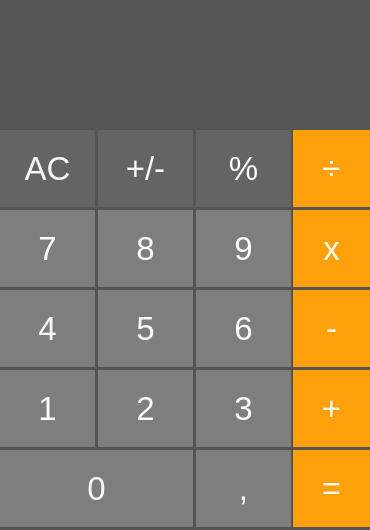
<?xml version="1.0" encoding="UTF-8"?>
<ui version="4.0">
 <class>MainWindow</class>
 <widget class="QMainWindow" name="MainWindow">
  <property name="enabled">
   <bool>true</bool>
  </property>
  <property name="geometry">
   <rect>
    <x>0</x>
    <y>0</y>
    <width>370</width>
    <height>530</height>
   </rect>
  </property>
  <property name="sizePolicy">
   <sizepolicy hsizetype="Fixed" vsizetype="Fixed">
    <horstretch>0</horstretch>
    <verstretch>0</verstretch>
   </sizepolicy>
  </property>
  <property name="minimumSize">
   <size>
    <width>370</width>
    <height>530</height>
   </size>
  </property>
  <property name="maximumSize">
   <size>
    <width>370</width>
    <height>530</height>
   </size>
  </property>
  <property name="sizeIncrement">
   <size>
    <width>0</width>
    <height>0</height>
   </size>
  </property>
  <property name="baseSize">
   <size>
    <width>0</width>
    <height>0</height>
   </size>
  </property>
  <property name="windowTitle">
   <string>Calculator</string>
  </property>
  <property name="windowIcon">
   <iconset theme="QIcon::ThemeIcon::DialogWarning"/>
  </property>
  <property name="windowOpacity">
   <double>1.000000000000000</double>
  </property>
  <property name="layoutDirection">
   <enum>Qt::LayoutDirection::LeftToRight</enum>
  </property>
  <property name="autoFillBackground">
   <bool>false</bool>
  </property>
  <property name="styleSheet">
   <string notr="true">background-color: rgb(84, 84, 84);
border: none;
padding: 0px;
margin: 0px;</string>
  </property>
  <widget class="QWidget" name="centralwidget">
   <property name="sizePolicy">
    <sizepolicy hsizetype="Fixed" vsizetype="Fixed">
     <horstretch>0</horstretch>
     <verstretch>0</verstretch>
    </sizepolicy>
   </property>
   <property name="minimumSize">
    <size>
     <width>370</width>
     <height>530</height>
    </size>
   </property>
   <property name="maximumSize">
    <size>
     <width>370</width>
     <height>530</height>
    </size>
   </property>
   <layout class="QGridLayout" name="gridLayout_2">
    <property name="leftMargin">
     <number>0</number>
    </property>
    <property name="topMargin">
     <number>4</number>
    </property>
    <property name="rightMargin">
     <number>0</number>
    </property>
    <property name="bottomMargin">
     <number>0</number>
    </property>
    <property name="horizontalSpacing">
     <number>7</number>
    </property>
    <property name="verticalSpacing">
     <number>0</number>
    </property>
    <item row="2" column="3">
     <widget class="QPushButton" name="btn_mult">
      <property name="sizePolicy">
       <sizepolicy hsizetype="Fixed" vsizetype="Fixed">
        <horstretch>0</horstretch>
        <verstretch>0</verstretch>
       </sizepolicy>
      </property>
      <property name="minimumSize">
       <size>
        <width>77</width>
        <height>70</height>
       </size>
      </property>
      <property name="maximumSize">
       <size>
        <width>77</width>
        <height>80</height>
       </size>
      </property>
      <property name="font">
       <font>
        <pointsize>25</pointsize>
       </font>
      </property>
      <property name="focusPolicy">
       <enum>Qt::FocusPolicy::NoFocus</enum>
      </property>
      <property name="styleSheet">
       <string notr="true">background-color: rgb(254, 160, 10);
color: rgb(250, 250, 250);
border: none;</string>
      </property>
      <property name="text">
       <string>x</string>
      </property>
      <property name="checkable">
       <bool>true</bool>
      </property>
      <property name="autoDefault">
       <bool>false</bool>
      </property>
      <property name="default">
       <bool>false</bool>
      </property>
      <property name="flat">
       <bool>false</bool>
      </property>
     </widget>
    </item>
    <item row="4" column="1">
     <widget class="QPushButton" name="btn_number2">
      <property name="sizePolicy">
       <sizepolicy hsizetype="Fixed" vsizetype="Fixed">
        <horstretch>0</horstretch>
        <verstretch>0</verstretch>
       </sizepolicy>
      </property>
      <property name="minimumSize">
       <size>
        <width>95</width>
        <height>77</height>
       </size>
      </property>
      <property name="maximumSize">
       <size>
        <width>90</width>
        <height>77</height>
       </size>
      </property>
      <property name="font">
       <font>
        <pointsize>25</pointsize>
       </font>
      </property>
      <property name="focusPolicy">
       <enum>Qt::FocusPolicy::NoFocus</enum>
      </property>
      <property name="styleSheet">
       <string notr="true">QPushButton {
background-color: rgb(126, 126, 126);
color: rgb(250, 250, 250);
border: none;
}


QPushButton:hover {
background-color: rgb(135, 135, 135);
}</string>
      </property>
      <property name="text">
       <string>2</string>
      </property>
      <property name="checkable">
       <bool>true</bool>
      </property>
      <property name="autoDefault">
       <bool>false</bool>
      </property>
      <property name="default">
       <bool>false</bool>
      </property>
      <property name="flat">
       <bool>false</bool>
      </property>
     </widget>
    </item>
    <item row="3" column="0">
     <widget class="QPushButton" name="btn_number4">
      <property name="sizePolicy">
       <sizepolicy hsizetype="Fixed" vsizetype="Fixed">
        <horstretch>0</horstretch>
        <verstretch>0</verstretch>
       </sizepolicy>
      </property>
      <property name="minimumSize">
       <size>
        <width>95</width>
        <height>77</height>
       </size>
      </property>
      <property name="maximumSize">
       <size>
        <width>95</width>
        <height>77</height>
       </size>
      </property>
      <property name="font">
       <font>
        <pointsize>25</pointsize>
       </font>
      </property>
      <property name="focusPolicy">
       <enum>Qt::FocusPolicy::NoFocus</enum>
      </property>
      <property name="styleSheet">
       <string notr="true">QPushButton {
background-color: rgb(126, 126, 126);
color: rgb(250, 250, 250);
border: none;
}


QPushButton:hover {
background-color: rgb(135, 135, 135);
}</string>
      </property>
      <property name="text">
       <string>4</string>
      </property>
      <property name="checkable">
       <bool>true</bool>
      </property>
      <property name="autoDefault">
       <bool>false</bool>
      </property>
      <property name="default">
       <bool>false</bool>
      </property>
      <property name="flat">
       <bool>false</bool>
      </property>
     </widget>
    </item>
    <item row="4" column="3">
     <widget class="QPushButton" name="btn_plus">
      <property name="sizePolicy">
       <sizepolicy hsizetype="Fixed" vsizetype="Fixed">
        <horstretch>0</horstretch>
        <verstretch>0</verstretch>
       </sizepolicy>
      </property>
      <property name="minimumSize">
       <size>
        <width>77</width>
        <height>70</height>
       </size>
      </property>
      <property name="maximumSize">
       <size>
        <width>77</width>
        <height>80</height>
       </size>
      </property>
      <property name="font">
       <font>
        <pointsize>25</pointsize>
       </font>
      </property>
      <property name="focusPolicy">
       <enum>Qt::FocusPolicy::NoFocus</enum>
      </property>
      <property name="styleSheet">
       <string notr="true">background-color: rgb(254, 160, 10);
color: rgb(250, 250, 250);
border: none;</string>
      </property>
      <property name="text">
       <string>+</string>
      </property>
      <property name="checkable">
       <bool>true</bool>
      </property>
      <property name="autoDefault">
       <bool>false</bool>
      </property>
      <property name="default">
       <bool>false</bool>
      </property>
      <property name="flat">
       <bool>false</bool>
      </property>
     </widget>
    </item>
    <item row="1" column="0">
     <widget class="QPushButton" name="btn_clear">
      <property name="sizePolicy">
       <sizepolicy hsizetype="Fixed" vsizetype="Fixed">
        <horstretch>0</horstretch>
        <verstretch>0</verstretch>
       </sizepolicy>
      </property>
      <property name="minimumSize">
       <size>
        <width>95</width>
        <height>77</height>
       </size>
      </property>
      <property name="maximumSize">
       <size>
        <width>95</width>
        <height>77</height>
       </size>
      </property>
      <property name="font">
       <font>
        <pointsize>25</pointsize>
       </font>
      </property>
      <property name="focusPolicy">
       <enum>Qt::FocusPolicy::NoFocus</enum>
      </property>
      <property name="styleSheet">
       <string notr="true">QPushButton {
background-color: rgb(100, 100, 100);
color: rgb(250, 250, 250);
border: none;
}


QPushButton:hover {
background-color: rgb(90, 90, 90);
}</string>
      </property>
      <property name="text">
       <string>AC</string>
      </property>
      <property name="checkable">
       <bool>true</bool>
      </property>
      <property name="autoDefault">
       <bool>false</bool>
      </property>
      <property name="default">
       <bool>false</bool>
      </property>
      <property name="flat">
       <bool>false</bool>
      </property>
     </widget>
    </item>
    <item row="4" column="2">
     <widget class="QPushButton" name="btn_number3">
      <property name="sizePolicy">
       <sizepolicy hsizetype="Fixed" vsizetype="Fixed">
        <horstretch>0</horstretch>
        <verstretch>0</verstretch>
       </sizepolicy>
      </property>
      <property name="minimumSize">
       <size>
        <width>95</width>
        <height>77</height>
       </size>
      </property>
      <property name="maximumSize">
       <size>
        <width>85</width>
        <height>77</height>
       </size>
      </property>
      <property name="font">
       <font>
        <pointsize>25</pointsize>
       </font>
      </property>
      <property name="focusPolicy">
       <enum>Qt::FocusPolicy::NoFocus</enum>
      </property>
      <property name="styleSheet">
       <string notr="true">QPushButton {
background-color: rgb(126, 126, 126);
color: rgb(250, 250, 250);
border: none;
}


QPushButton:hover {
background-color: rgb(135, 135, 135);
}</string>
      </property>
      <property name="text">
       <string>3</string>
      </property>
      <property name="checkable">
       <bool>true</bool>
      </property>
      <property name="autoDefault">
       <bool>false</bool>
      </property>
      <property name="default">
       <bool>false</bool>
      </property>
      <property name="flat">
       <bool>false</bool>
      </property>
     </widget>
    </item>
    <item row="1" column="3">
     <widget class="QPushButton" name="btn_division">
      <property name="sizePolicy">
       <sizepolicy hsizetype="Fixed" vsizetype="Fixed">
        <horstretch>0</horstretch>
        <verstretch>0</verstretch>
       </sizepolicy>
      </property>
      <property name="minimumSize">
       <size>
        <width>77</width>
        <height>70</height>
       </size>
      </property>
      <property name="maximumSize">
       <size>
        <width>77</width>
        <height>80</height>
       </size>
      </property>
      <property name="font">
       <font>
        <pointsize>25</pointsize>
       </font>
      </property>
      <property name="focusPolicy">
       <enum>Qt::FocusPolicy::NoFocus</enum>
      </property>
      <property name="styleSheet">
       <string notr="true">background-color: rgb(254, 160, 10);
color: rgb(250, 250, 250);
border: none;</string>
      </property>
      <property name="text">
       <string>÷</string>
      </property>
      <property name="checkable">
       <bool>true</bool>
      </property>
      <property name="autoDefault">
       <bool>false</bool>
      </property>
      <property name="default">
       <bool>false</bool>
      </property>
      <property name="flat">
       <bool>false</bool>
      </property>
     </widget>
    </item>
    <item row="5" column="2">
     <widget class="QPushButton" name="btn_decimal">
      <property name="sizePolicy">
       <sizepolicy hsizetype="Fixed" vsizetype="Fixed">
        <horstretch>0</horstretch>
        <verstretch>0</verstretch>
       </sizepolicy>
      </property>
      <property name="minimumSize">
       <size>
        <width>95</width>
        <height>77</height>
       </size>
      </property>
      <property name="maximumSize">
       <size>
        <width>95</width>
        <height>77</height>
       </size>
      </property>
      <property name="font">
       <font>
        <pointsize>25</pointsize>
       </font>
      </property>
      <property name="focusPolicy">
       <enum>Qt::FocusPolicy::NoFocus</enum>
      </property>
      <property name="styleSheet">
       <string notr="true">QPushButton {
background-color: rgb(126, 126, 126);
color: rgb(250, 250, 250);
border: none;
}


QPushButton:hover {
background-color: rgb(135, 135, 135);
}</string>
      </property>
      <property name="text">
       <string>,</string>
      </property>
      <property name="checkable">
       <bool>true</bool>
      </property>
      <property name="autoDefault">
       <bool>false</bool>
      </property>
      <property name="default">
       <bool>false</bool>
      </property>
      <property name="flat">
       <bool>false</bool>
      </property>
     </widget>
    </item>
    <item row="3" column="1">
     <widget class="QPushButton" name="btn_number5">
      <property name="sizePolicy">
       <sizepolicy hsizetype="Fixed" vsizetype="Fixed">
        <horstretch>0</horstretch>
        <verstretch>0</verstretch>
       </sizepolicy>
      </property>
      <property name="minimumSize">
       <size>
        <width>95</width>
        <height>77</height>
       </size>
      </property>
      <property name="maximumSize">
       <size>
        <width>90</width>
        <height>77</height>
       </size>
      </property>
      <property name="font">
       <font>
        <pointsize>25</pointsize>
       </font>
      </property>
      <property name="focusPolicy">
       <enum>Qt::FocusPolicy::NoFocus</enum>
      </property>
      <property name="styleSheet">
       <string notr="true">QPushButton {
background-color: rgb(126, 126, 126);
color: rgb(250, 250, 250);
border: none;
}


QPushButton:hover {
background-color: rgb(135, 135, 135);
}</string>
      </property>
      <property name="text">
       <string>5</string>
      </property>
      <property name="checkable">
       <bool>true</bool>
      </property>
      <property name="autoDefault">
       <bool>false</bool>
      </property>
      <property name="default">
       <bool>false</bool>
      </property>
      <property name="flat">
       <bool>false</bool>
      </property>
     </widget>
    </item>
    <item row="5" column="0" colspan="2">
     <widget class="QPushButton" name="btn_number0">
      <property name="sizePolicy">
       <sizepolicy hsizetype="Fixed" vsizetype="Fixed">
        <horstretch>0</horstretch>
        <verstretch>0</verstretch>
       </sizepolicy>
      </property>
      <property name="minimumSize">
       <size>
        <width>193</width>
        <height>77</height>
       </size>
      </property>
      <property name="maximumSize">
       <size>
        <width>193</width>
        <height>77</height>
       </size>
      </property>
      <property name="font">
       <font>
        <pointsize>25</pointsize>
       </font>
      </property>
      <property name="focusPolicy">
       <enum>Qt::FocusPolicy::NoFocus</enum>
      </property>
      <property name="styleSheet">
       <string notr="true">QPushButton {
background-color: rgb(126, 126, 126);
color: rgb(250, 250, 250);
border: none;
}


QPushButton:hover {
background-color: rgb(135, 135, 135);
}</string>
      </property>
      <property name="text">
       <string>0</string>
      </property>
      <property name="checkable">
       <bool>true</bool>
      </property>
      <property name="autoDefault">
       <bool>false</bool>
      </property>
      <property name="default">
       <bool>false</bool>
      </property>
      <property name="flat">
       <bool>false</bool>
      </property>
     </widget>
    </item>
    <item row="3" column="3">
     <widget class="QPushButton" name="btn_minus">
      <property name="sizePolicy">
       <sizepolicy hsizetype="Fixed" vsizetype="Fixed">
        <horstretch>0</horstretch>
        <verstretch>0</verstretch>
       </sizepolicy>
      </property>
      <property name="minimumSize">
       <size>
        <width>77</width>
        <height>70</height>
       </size>
      </property>
      <property name="maximumSize">
       <size>
        <width>77</width>
        <height>80</height>
       </size>
      </property>
      <property name="font">
       <font>
        <pointsize>25</pointsize>
       </font>
      </property>
      <property name="focusPolicy">
       <enum>Qt::FocusPolicy::NoFocus</enum>
      </property>
      <property name="styleSheet">
       <string notr="true">background-color: rgb(254, 160, 10);
color: rgb(250, 250, 250);
border: none;</string>
      </property>
      <property name="text">
       <string>-</string>
      </property>
      <property name="checkable">
       <bool>true</bool>
      </property>
      <property name="autoDefault">
       <bool>false</bool>
      </property>
      <property name="default">
       <bool>false</bool>
      </property>
      <property name="flat">
       <bool>false</bool>
      </property>
     </widget>
    </item>
    <item row="1" column="1">
     <widget class="QPushButton" name="btn_plus_minus">
      <property name="sizePolicy">
       <sizepolicy hsizetype="Fixed" vsizetype="Fixed">
        <horstretch>0</horstretch>
        <verstretch>0</verstretch>
       </sizepolicy>
      </property>
      <property name="minimumSize">
       <size>
        <width>95</width>
        <height>77</height>
       </size>
      </property>
      <property name="maximumSize">
       <size>
        <width>90</width>
        <height>77</height>
       </size>
      </property>
      <property name="font">
       <font>
        <pointsize>25</pointsize>
       </font>
      </property>
      <property name="focusPolicy">
       <enum>Qt::FocusPolicy::NoFocus</enum>
      </property>
      <property name="styleSheet">
       <string notr="true">QPushButton {
background-color: rgb(100, 100, 100);
color: rgb(250, 250, 250);
border: none;
}


QPushButton:hover {
background-color: rgb(90, 90, 90);
}</string>
      </property>
      <property name="text">
       <string>+/-</string>
      </property>
      <property name="checkable">
       <bool>true</bool>
      </property>
      <property name="autoDefault">
       <bool>false</bool>
      </property>
      <property name="default">
       <bool>false</bool>
      </property>
      <property name="flat">
       <bool>false</bool>
      </property>
     </widget>
    </item>
    <item row="4" column="0">
     <widget class="QPushButton" name="btn_number1">
      <property name="sizePolicy">
       <sizepolicy hsizetype="Fixed" vsizetype="Fixed">
        <horstretch>0</horstretch>
        <verstretch>0</verstretch>
       </sizepolicy>
      </property>
      <property name="minimumSize">
       <size>
        <width>95</width>
        <height>77</height>
       </size>
      </property>
      <property name="maximumSize">
       <size>
        <width>95</width>
        <height>77</height>
       </size>
      </property>
      <property name="font">
       <font>
        <pointsize>25</pointsize>
       </font>
      </property>
      <property name="focusPolicy">
       <enum>Qt::FocusPolicy::NoFocus</enum>
      </property>
      <property name="styleSheet">
       <string notr="true">QPushButton {
background-color: rgb(126, 126, 126);
color: rgb(250, 250, 250);
border: none;
}


QPushButton:hover {
background-color: rgb(135, 135, 135);
}
</string>
      </property>
      <property name="text">
       <string>1</string>
      </property>
      <property name="checkable">
       <bool>true</bool>
      </property>
      <property name="autoDefault">
       <bool>false</bool>
      </property>
      <property name="default">
       <bool>false</bool>
      </property>
      <property name="flat">
       <bool>false</bool>
      </property>
     </widget>
    </item>
    <item row="5" column="3">
     <widget class="QPushButton" name="btn_equals">
      <property name="sizePolicy">
       <sizepolicy hsizetype="Fixed" vsizetype="Fixed">
        <horstretch>0</horstretch>
        <verstretch>0</verstretch>
       </sizepolicy>
      </property>
      <property name="minimumSize">
       <size>
        <width>77</width>
        <height>70</height>
       </size>
      </property>
      <property name="maximumSize">
       <size>
        <width>77</width>
        <height>80</height>
       </size>
      </property>
      <property name="font">
       <font>
        <pointsize>25</pointsize>
       </font>
      </property>
      <property name="focusPolicy">
       <enum>Qt::FocusPolicy::NoFocus</enum>
      </property>
      <property name="styleSheet">
       <string notr="true">background-color: rgb(254, 160, 10);
color: rgb(250, 250, 250);
border: none;</string>
      </property>
      <property name="text">
       <string>=</string>
      </property>
      <property name="checkable">
       <bool>true</bool>
      </property>
      <property name="autoDefault">
       <bool>false</bool>
      </property>
      <property name="default">
       <bool>false</bool>
      </property>
      <property name="flat">
       <bool>false</bool>
      </property>
     </widget>
    </item>
    <item row="2" column="0">
     <widget class="QPushButton" name="btn_number7">
      <property name="sizePolicy">
       <sizepolicy hsizetype="Fixed" vsizetype="Fixed">
        <horstretch>0</horstretch>
        <verstretch>0</verstretch>
       </sizepolicy>
      </property>
      <property name="minimumSize">
       <size>
        <width>95</width>
        <height>77</height>
       </size>
      </property>
      <property name="maximumSize">
       <size>
        <width>95</width>
        <height>77</height>
       </size>
      </property>
      <property name="font">
       <font>
        <pointsize>25</pointsize>
       </font>
      </property>
      <property name="focusPolicy">
       <enum>Qt::FocusPolicy::NoFocus</enum>
      </property>
      <property name="styleSheet">
       <string notr="true">QPushButton {
background-color: rgb(126, 126, 126);
color: rgb(250, 250, 250);
border: none;
}


QPushButton:hover {
background-color: rgb(135, 135, 135);
}</string>
      </property>
      <property name="text">
       <string>7</string>
      </property>
      <property name="checkable">
       <bool>true</bool>
      </property>
      <property name="autoDefault">
       <bool>false</bool>
      </property>
      <property name="default">
       <bool>false</bool>
      </property>
      <property name="flat">
       <bool>false</bool>
      </property>
     </widget>
    </item>
    <item row="2" column="2">
     <widget class="QPushButton" name="btn_number9">
      <property name="sizePolicy">
       <sizepolicy hsizetype="Fixed" vsizetype="Fixed">
        <horstretch>0</horstretch>
        <verstretch>0</verstretch>
       </sizepolicy>
      </property>
      <property name="minimumSize">
       <size>
        <width>95</width>
        <height>77</height>
       </size>
      </property>
      <property name="maximumSize">
       <size>
        <width>85</width>
        <height>77</height>
       </size>
      </property>
      <property name="font">
       <font>
        <pointsize>25</pointsize>
       </font>
      </property>
      <property name="focusPolicy">
       <enum>Qt::FocusPolicy::NoFocus</enum>
      </property>
      <property name="styleSheet">
       <string notr="true">QPushButton {
background-color: rgb(126, 126, 126);
color: rgb(250, 250, 250);
border: none;
}


QPushButton:hover {
background-color: rgb(135, 135, 135);
}</string>
      </property>
      <property name="text">
       <string>9</string>
      </property>
      <property name="checkable">
       <bool>true</bool>
      </property>
      <property name="autoDefault">
       <bool>false</bool>
      </property>
      <property name="default">
       <bool>false</bool>
      </property>
      <property name="flat">
       <bool>false</bool>
      </property>
     </widget>
    </item>
    <item row="1" column="2">
     <widget class="QPushButton" name="btn_perc">
      <property name="sizePolicy">
       <sizepolicy hsizetype="Fixed" vsizetype="Fixed">
        <horstretch>0</horstretch>
        <verstretch>0</verstretch>
       </sizepolicy>
      </property>
      <property name="minimumSize">
       <size>
        <width>95</width>
        <height>77</height>
       </size>
      </property>
      <property name="maximumSize">
       <size>
        <width>90</width>
        <height>77</height>
       </size>
      </property>
      <property name="font">
       <font>
        <pointsize>25</pointsize>
       </font>
      </property>
      <property name="focusPolicy">
       <enum>Qt::FocusPolicy::NoFocus</enum>
      </property>
      <property name="styleSheet">
       <string notr="true">QPushButton {
background-color: rgb(100, 100, 100);
color: rgb(250, 250, 250);
border: none;
}


QPushButton:hover {
background-color: rgb(90, 90, 90);
}</string>
      </property>
      <property name="text">
       <string>%</string>
      </property>
      <property name="checkable">
       <bool>true</bool>
      </property>
      <property name="autoDefault">
       <bool>false</bool>
      </property>
      <property name="default">
       <bool>false</bool>
      </property>
      <property name="flat">
       <bool>false</bool>
      </property>
     </widget>
    </item>
    <item row="2" column="1">
     <widget class="QPushButton" name="btn_number8">
      <property name="sizePolicy">
       <sizepolicy hsizetype="Fixed" vsizetype="Fixed">
        <horstretch>0</horstretch>
        <verstretch>0</verstretch>
       </sizepolicy>
      </property>
      <property name="minimumSize">
       <size>
        <width>95</width>
        <height>77</height>
       </size>
      </property>
      <property name="maximumSize">
       <size>
        <width>90</width>
        <height>77</height>
       </size>
      </property>
      <property name="font">
       <font>
        <pointsize>25</pointsize>
       </font>
      </property>
      <property name="focusPolicy">
       <enum>Qt::FocusPolicy::NoFocus</enum>
      </property>
      <property name="styleSheet">
       <string notr="true">QPushButton {
background-color: rgb(126, 126, 126);
color: rgb(250, 250, 250);
border: none;
}


QPushButton:hover {
background-color: rgb(135, 135, 135);
}</string>
      </property>
      <property name="text">
       <string>8</string>
      </property>
      <property name="checkable">
       <bool>false</bool>
      </property>
      <property name="autoDefault">
       <bool>false</bool>
      </property>
      <property name="default">
       <bool>false</bool>
      </property>
      <property name="flat">
       <bool>false</bool>
      </property>
     </widget>
    </item>
    <item row="3" column="2">
     <widget class="QPushButton" name="btn_number6">
      <property name="sizePolicy">
       <sizepolicy hsizetype="Fixed" vsizetype="Fixed">
        <horstretch>0</horstretch>
        <verstretch>0</verstretch>
       </sizepolicy>
      </property>
      <property name="minimumSize">
       <size>
        <width>95</width>
        <height>77</height>
       </size>
      </property>
      <property name="maximumSize">
       <size>
        <width>85</width>
        <height>77</height>
       </size>
      </property>
      <property name="font">
       <font>
        <pointsize>25</pointsize>
       </font>
      </property>
      <property name="focusPolicy">
       <enum>Qt::FocusPolicy::NoFocus</enum>
      </property>
      <property name="styleSheet">
       <string notr="true">QPushButton {
background-color: rgb(126, 126, 126);
color: rgb(250, 250, 250);
border: none;
}


QPushButton:hover {
background-color: rgb(135, 135, 135);
}</string>
      </property>
      <property name="text">
       <string>6</string>
      </property>
      <property name="checkable">
       <bool>true</bool>
      </property>
      <property name="autoDefault">
       <bool>false</bool>
      </property>
      <property name="default">
       <bool>false</bool>
      </property>
      <property name="flat">
       <bool>false</bool>
      </property>
     </widget>
    </item>
    <item row="0" column="0" colspan="4">
     <widget class="QLineEdit" name="Display">
      <property name="minimumSize">
       <size>
        <width>350</width>
        <height>120</height>
       </size>
      </property>
      <property name="maximumSize">
       <size>
        <width>350</width>
        <height>120</height>
       </size>
      </property>
      <property name="font">
       <font>
        <pointsize>50</pointsize>
       </font>
      </property>
      <property name="cursor">
       <cursorShape>BlankCursor</cursorShape>
      </property>
      <property name="mouseTracking">
       <bool>false</bool>
      </property>
      <property name="toolTipDuration">
       <number>2</number>
      </property>
      <property name="autoFillBackground">
       <bool>false</bool>
      </property>
      <property name="styleSheet">
       <string notr="true">color: rgb(250, 250, 250);
border: none;</string>
      </property>
      <property name="maxLength">
       <number>12</number>
      </property>
      <property name="frame">
       <bool>true</bool>
      </property>
      <property name="echoMode">
       <enum>QLineEdit::EchoMode::Normal</enum>
      </property>
      <property name="alignment">
       <set>Qt::AlignmentFlag::AlignBottom|Qt::AlignmentFlag::AlignRight|Qt::AlignmentFlag::AlignTrailing</set>
      </property>
      <property name="dragEnabled">
       <bool>true</bool>
      </property>
      <property name="cursorMoveStyle">
       <enum>Qt::CursorMoveStyle::VisualMoveStyle</enum>
      </property>
     </widget>
    </item>
   </layout>
  </widget>
 </widget>
 <resources/>
 <connections/>
</ui>
